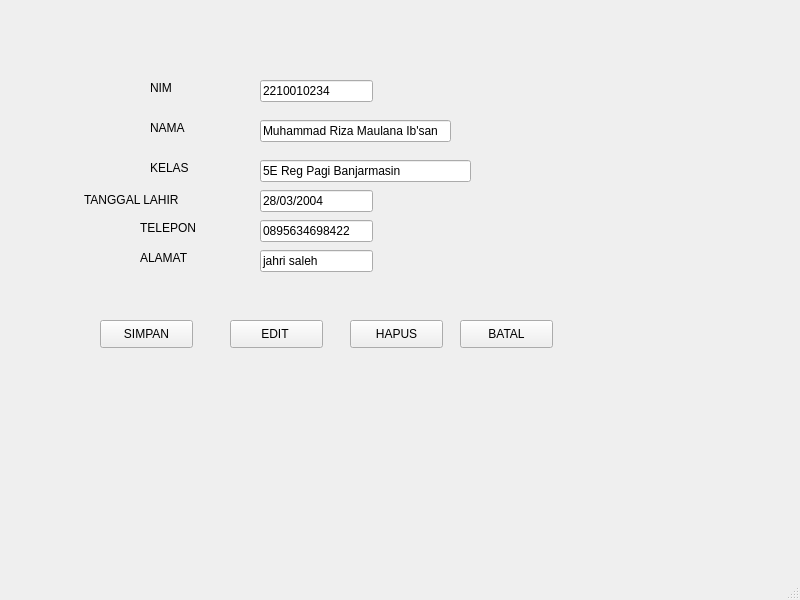
<?xml version="1.0" encoding="UTF-8"?>
<ui version="4.0">
 <class>MainWindow</class>
 <widget class="QMainWindow" name="MainWindow">
  <property name="geometry">
   <rect>
    <x>0</x>
    <y>0</y>
    <width>800</width>
    <height>600</height>
   </rect>
  </property>
  <property name="windowTitle">
   <string>MainWindow</string>
  </property>
  <widget class="QWidget" name="centralwidget">
   <widget class="QLineEdit" name="lineEdit">
    <property name="geometry">
     <rect>
      <x>260</x>
      <y>80</y>
      <width>113</width>
      <height>22</height>
     </rect>
    </property>
    <property name="text">
     <string>2210010234</string>
    </property>
   </widget>
   <widget class="QLineEdit" name="lineEdit_2">
    <property name="geometry">
     <rect>
      <x>260</x>
      <y>120</y>
      <width>191</width>
      <height>22</height>
     </rect>
    </property>
    <property name="text">
     <string>Muhammad Riza Maulana Ib'san</string>
    </property>
   </widget>
   <widget class="QLineEdit" name="lineEdit_3">
    <property name="geometry">
     <rect>
      <x>260</x>
      <y>160</y>
      <width>211</width>
      <height>22</height>
     </rect>
    </property>
    <property name="text">
     <string>5E Reg Pagi Banjarmasin</string>
    </property>
   </widget>
   <widget class="QLineEdit" name="lineEdit_4">
    <property name="geometry">
     <rect>
      <x>260</x>
      <y>190</y>
      <width>113</width>
      <height>22</height>
     </rect>
    </property>
    <property name="text">
     <string>28/03/2004</string>
    </property>
   </widget>
   <widget class="QLabel" name="label">
    <property name="geometry">
     <rect>
      <x>150</x>
      <y>80</y>
      <width>55</width>
      <height>16</height>
     </rect>
    </property>
    <property name="text">
     <string>NIM</string>
    </property>
   </widget>
   <widget class="QLabel" name="label_2">
    <property name="geometry">
     <rect>
      <x>150</x>
      <y>120</y>
      <width>55</width>
      <height>16</height>
     </rect>
    </property>
    <property name="text">
     <string>NAMA</string>
    </property>
   </widget>
   <widget class="QLabel" name="label_3">
    <property name="geometry">
     <rect>
      <x>150</x>
      <y>160</y>
      <width>55</width>
      <height>16</height>
     </rect>
    </property>
    <property name="text">
     <string>KELAS</string>
    </property>
   </widget>
   <widget class="QLabel" name="label_4">
    <property name="geometry">
     <rect>
      <x>84</x>
      <y>190</y>
      <width>121</width>
      <height>20</height>
     </rect>
    </property>
    <property name="text">
     <string>TANGGAL LAHIR</string>
    </property>
   </widget>
   <widget class="QLabel" name="label_5">
    <property name="geometry">
     <rect>
      <x>140</x>
      <y>220</y>
      <width>55</width>
      <height>16</height>
     </rect>
    </property>
    <property name="text">
     <string>TELEPON</string>
    </property>
   </widget>
   <widget class="QLabel" name="label_6">
    <property name="geometry">
     <rect>
      <x>140</x>
      <y>250</y>
      <width>55</width>
      <height>16</height>
     </rect>
    </property>
    <property name="text">
     <string>ALAMAT</string>
    </property>
   </widget>
   <widget class="QLineEdit" name="lineEdit_5">
    <property name="geometry">
     <rect>
      <x>260</x>
      <y>220</y>
      <width>113</width>
      <height>22</height>
     </rect>
    </property>
    <property name="text">
     <string>0895634698422</string>
    </property>
   </widget>
   <widget class="QLineEdit" name="lineEdit_6">
    <property name="geometry">
     <rect>
      <x>260</x>
      <y>250</y>
      <width>113</width>
      <height>22</height>
     </rect>
    </property>
    <property name="text">
     <string>jahri saleh</string>
    </property>
   </widget>
   <widget class="QPushButton" name="pushButton">
    <property name="geometry">
     <rect>
      <x>100</x>
      <y>320</y>
      <width>93</width>
      <height>28</height>
     </rect>
    </property>
    <property name="text">
     <string>SIMPAN</string>
    </property>
   </widget>
   <widget class="QPushButton" name="pushButton_2">
    <property name="geometry">
     <rect>
      <x>230</x>
      <y>320</y>
      <width>93</width>
      <height>28</height>
     </rect>
    </property>
    <property name="text">
     <string>EDIT </string>
    </property>
   </widget>
   <widget class="QPushButton" name="pushButton_3">
    <property name="geometry">
     <rect>
      <x>350</x>
      <y>320</y>
      <width>93</width>
      <height>28</height>
     </rect>
    </property>
    <property name="text">
     <string>HAPUS</string>
    </property>
   </widget>
   <widget class="QPushButton" name="pushButton_4">
    <property name="geometry">
     <rect>
      <x>460</x>
      <y>320</y>
      <width>93</width>
      <height>28</height>
     </rect>
    </property>
    <property name="text">
     <string>BATAL</string>
    </property>
   </widget>
  </widget>
  <widget class="QMenuBar" name="menubar">
   <property name="geometry">
    <rect>
     <x>0</x>
     <y>0</y>
     <width>800</width>
     <height>21</height>
    </rect>
   </property>
  </widget>
  <widget class="QStatusBar" name="statusbar"/>
 </widget>
 <resources/>
 <connections/>
</ui>
